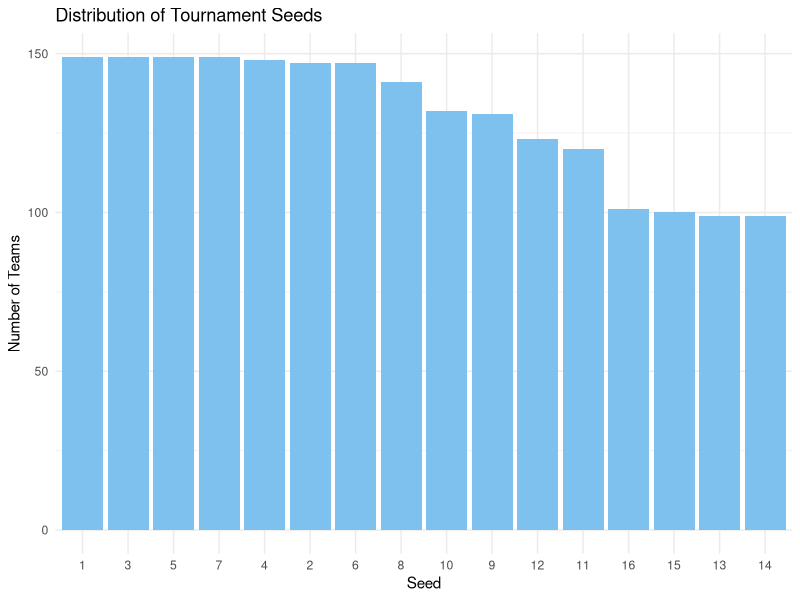
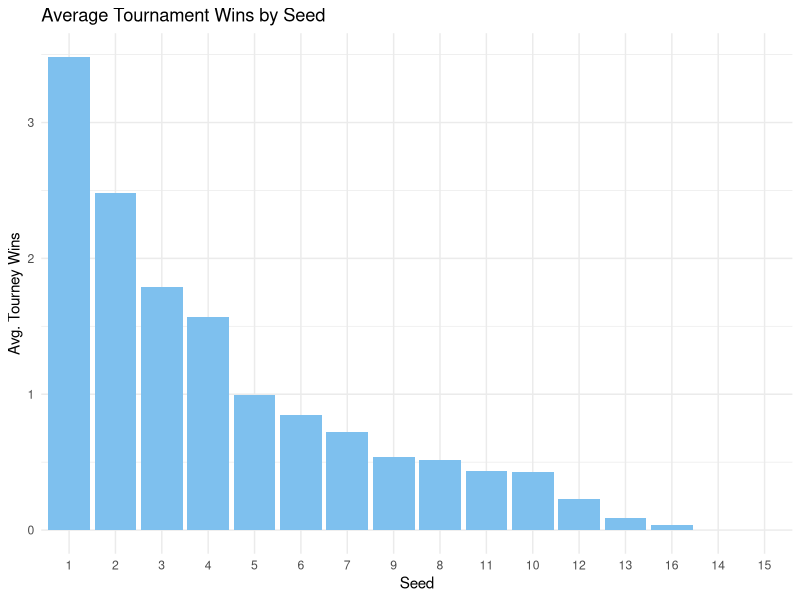
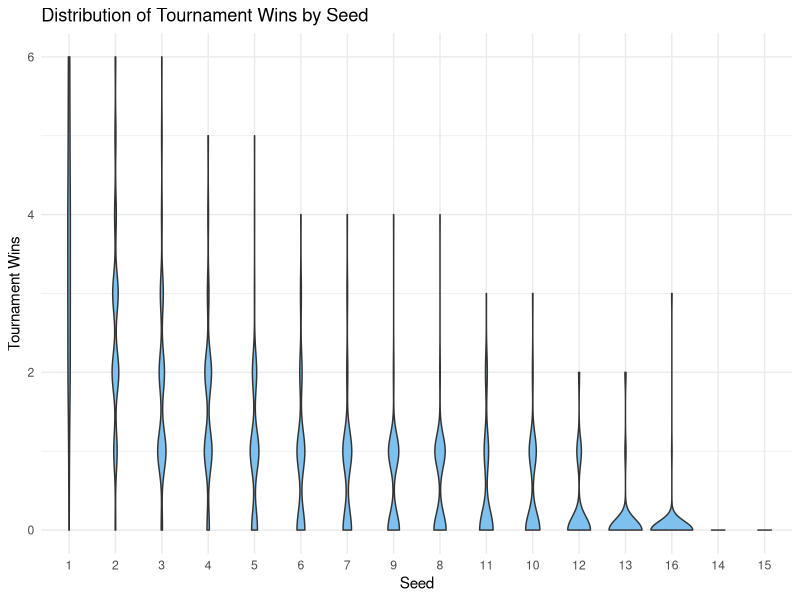
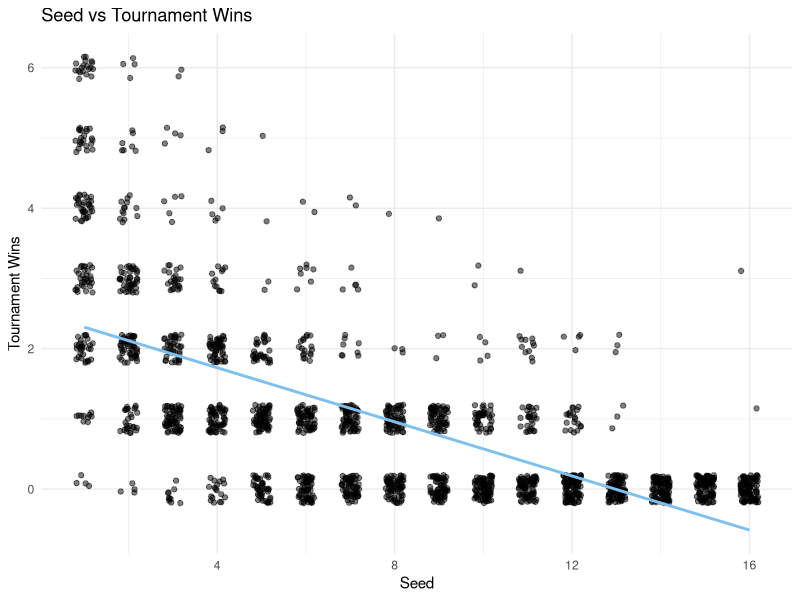
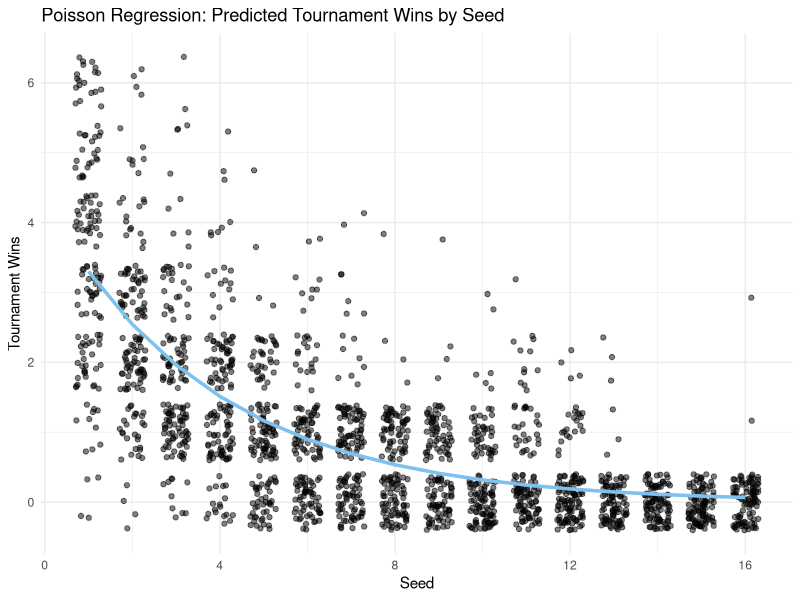
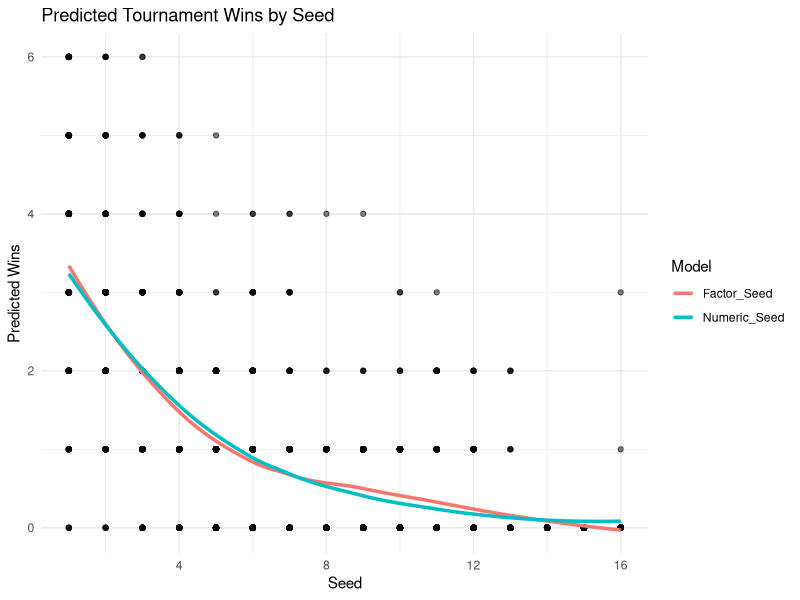
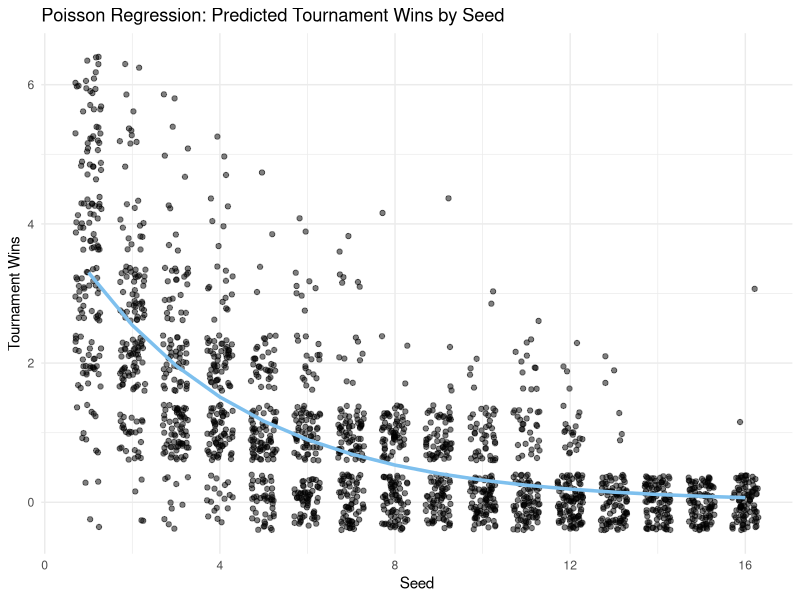

The R script that drew these images, in order:
## ---- chunk 1
#| echo: true
#| warning: false
#| message: false
#| collapse: true
## ---- chunk 2
library(tidyverse)
library(AER)
library(broom)
## ---- chunk 3
# Reading Data
marchmadness <- read_csv("../../data/clean/womensmarchmadness.csv") 

# Review total rows
nrow(marchmadness)

# Removing NA but only in selected columns
marchmadness <- marchmadness |> drop_na(seed, tourney_wins)

# Notice no rows were removed
nrow(marchmadness)

# Visualize the data set
head(marchmadness)
## ---- chunk 4
marchmadness <- marchmadness |> 
  filter(seed != 0)
## ---- chunk 5
seed_count <- marchmadness |> 
  count(seed) |> 
  arrange(desc(n)) |>
  mutate(seed = factor(seed, levels = seed))

ggplot(
  seed_count, 
  aes(x = seed, y = n)
  ) +
  geom_col(fill = "skyblue2") +
  labs(
    title = "Distribution of Tournament Seeds",
    x = "Seed",
    y = "Number of Teams") +
  theme_minimal()
## ---- chunk 6
marchmadness |> 
  filter(!is.na(seed), seed != 0) |> 
  group_by(seed) |> 
  summarise(
    avg_tourney_wins = mean(tourney_wins, na.rm = TRUE)
    ) |>
  arrange(desc(avg_tourney_wins)) |>
  mutate(seed = factor(seed, levels = seed)) |>
  ggplot(
    aes(
      x = as.factor(seed),
      y = avg_tourney_wins)
    ) +
  geom_col(fill = "skyblue2") +
  labs(
    title = "Average Tournament Wins by Seed",
    x = "Seed",
    y = "Avg. Tourney Wins"
  ) +
  theme_minimal()
## ---- chunk 7
seed_order <- marchmadness |> 
  filter(!is.na(seed), seed != 0) |> 
  group_by(seed) |> 
  summarise(avg_wins = mean(tourney_wins, na.rm = TRUE)) |> 
  arrange(desc(avg_wins)) |> 
  pull(seed)

marchmadness |> 
  filter(!is.na(seed), seed != 0) |> 
  mutate(seed = factor(seed, levels = seed_order)) |> 
  ggplot(
    aes(x = seed, y = tourney_wins)
  ) +
  geom_violin(fill = "skyblue2") +
  labs(
    title = "Distribution of Tournament Wins by Seed",
    x = "Seed",
    y = "Tournament Wins"
  ) +
  theme_minimal()
## ---- chunk 8

cor.test(marchmadness$seed, marchmadness$tourney_wins, method = "spearman")
## ---- chunk 9
ggplot(marchmadness, aes(x = seed, y = tourney_wins)) +
  geom_jitter(width = 0.2, height = 0.2, alpha = 0.5) +
  geom_smooth(method = "lm", se = FALSE, color = "skyblue2") +
  labs(title = "Seed vs Tournament Wins",
       x = "Seed",
       y = "Tournament Wins") +
  theme_minimal()
## ---- chunk 10
poisson_model <- glm(tourney_wins ~ seed, family = "poisson", data = marchmadness)
summary(poisson_model)
## ---- chunk 11
marchmadness$predicted_wins <- predict(poisson_model, type = "response")

model_plot <- ggplot(marchmadness, aes(x = seed, y = tourney_wins)) +
  geom_jitter(width = 0.3, alpha = 0.5) +
  geom_line(aes(y = predicted_wins), color = "skyblue2", linewidth = 1.2) +
  labs(title = "Poisson Regression: Predicted Tournament Wins by Seed",
       x = "Seed",
       y = "Tournament Wins") +
  theme_minimal()

model_plot
## ---- chunk 12
ggsave("../img/marchmadness.png", plot = model_plot, width = 6, height = 4, dpi = 300)
## ---- chunk 13
exp(poisson_model$coefficients["seed"])
## ---- chunk 14

dispersiontest(poisson_model)
## ---- chunk 15

class(marchmadness$seed)
## ---- chunk 16
poisson_model_factor <- glm(tourney_wins ~ as.factor(as.character(seed)), family = "poisson", data = marchmadness)
summary(poisson_model_factor)
## ---- chunk 17
marchmadness <- marchmadness |> 
  mutate(
    Numeric_Seed = predict(poisson_model, type = "response"),
    Factor_Seed = predict(poisson_model_factor, type = "response")
  )

plot_data <- marchmadness |> 
  select(seed, tourney_wins, Numeric_Seed, Factor_Seed) |> 
  pivot_longer(cols = c("Numeric_Seed","Factor_Seed"), names_to = "model", values_to = "predicted")

ggplot(plot_data, aes(x = seed, y = predicted, color = model)) +
  geom_point(aes(y = tourney_wins), alpha = 0.3, color = "black") +
  geom_line(stat = "smooth", method = "loess", se = FALSE, linewidth = 1.2) +
  labs(title = "Predicted Tournament Wins by Seed",
       x = "Seed",
       y = "Predicted Wins",
       color = "Model") +
  theme_minimal()
## ---- chunk 18
glance(poisson_model)

glance(poisson_model_factor)
